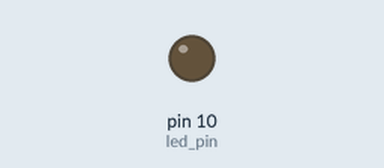
A sketch run on a simulated Arduino Uno, built with avr-gcc and run on an emulated ATmega328P. Shown: output pins drawn as LEDs (lit = HIGH).

Above: at 0.05 s.
At 2.75 s:
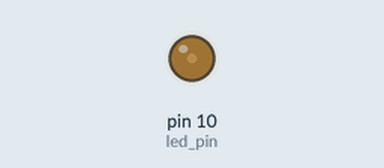
At 5.5 s:
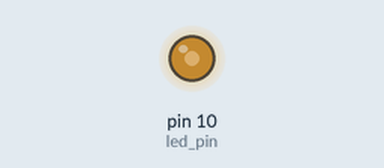
At 11.0 s:
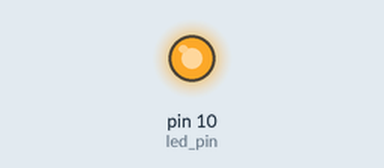
Timing chart, 0 to 14.3 s (numbered marks = the images above):
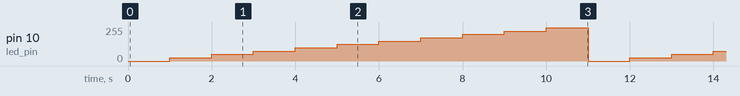

The sketch:

_20led_fading_by_Timer1.ino
```cpp
#include <TimerOne.h>

const int led_pin = 10;

void setup() {
  Timer1.initialize();
  Timer1.pwm(led_pin, 0);

  Timer1.setPeriod(1000); // 1000Hz
}

void loop() {
  for(int t_high=0;t_high<=1023;t_high+=100) {
  Timer1.setPwmDuty(led_pin, t_high);

  delay(1000);
  }
}
```

Measured:
- by itself, pin 10 (led_pin): repeats every 11.0 s: 50/255 1.0 s, 75/255 1.0 s, 100/255 1.0 s, 125/255 1.0 s, 150/255 1.0 s, 175/255 1.0 s, 200/255 1.0 s, 225/255 1.0 s, 250/255 1.0 s, 0/255 1.0 s, 25/255 1.0 s
